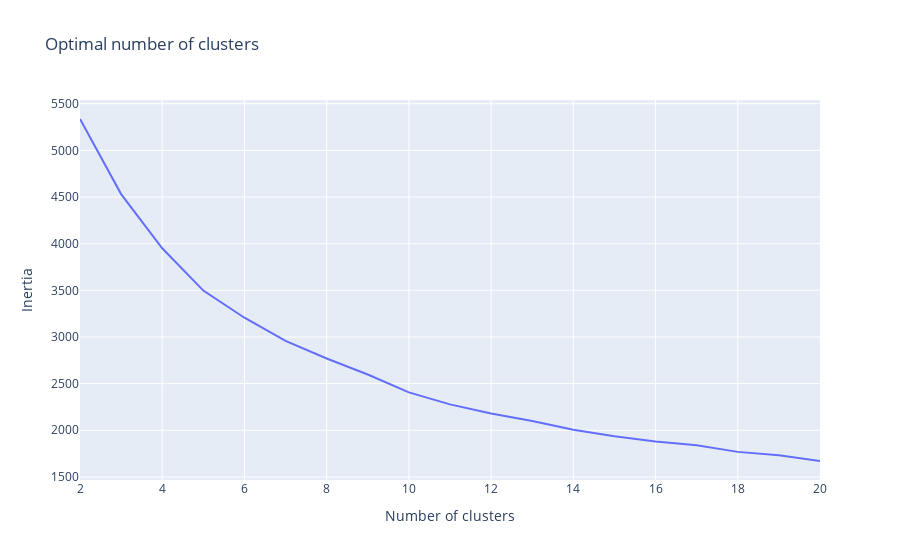

Here is the notebook cell this chart was saved with:
### Code cell
#### Tenemos que quitar la columna cluster que hemos anadido antes:
try:
    df_train.drop(columns='cluster',inplace=True)
except:
    pass

elbow_plot(df_train,columns_to_k=df_train.columns,range_n_clusters=np.arange(2,21));
pass

### Figure 1 — Plotly figure (JSON) as saved in the notebook; plotly's stock layout.template omitted (floating-point values rounded to 4 significant figures)
{"data": [{"hovertemplate": "Number of clusters=%{x}<br>Inertia=%{y}<extra></extra>", "legendgroup": "", "line": {"color": "#636efa", "dash": "solid"}, "marker": {"symbol": "circle"}, "mode": "lines", "name": "", "orientation": "v", "showlegend": false, "type": "scatter", "x": [2, 3, 4, 5, 6, 7, 8, 9, 10, 11, 12, 13, 14, 15, 16, 17, 18, 19, 20], "xaxis": "x", "y": [5336.0, 4531.0, 3950.0, 3497.0, 3206.0, 2959.0, 2769.0, 2598.0, 2406.0, 2277.0, 2179.0, 2100.0, 2006.0, 1935.0, 1880.0, 1840.0, 1768.0, 1731.0, 1671.0], "yaxis": "y"}], "layout": {"legend": {"tracegroupgap": 0}, "title": {"text": "Optimal number of clusters"}, "xaxis": {"anchor": "y", "domain": [0, 1], "title": {"text": "Number of clusters"}}, "yaxis": {"anchor": "x", "domain": [0, 1], "title": {"text": "Inertia"}}}}
